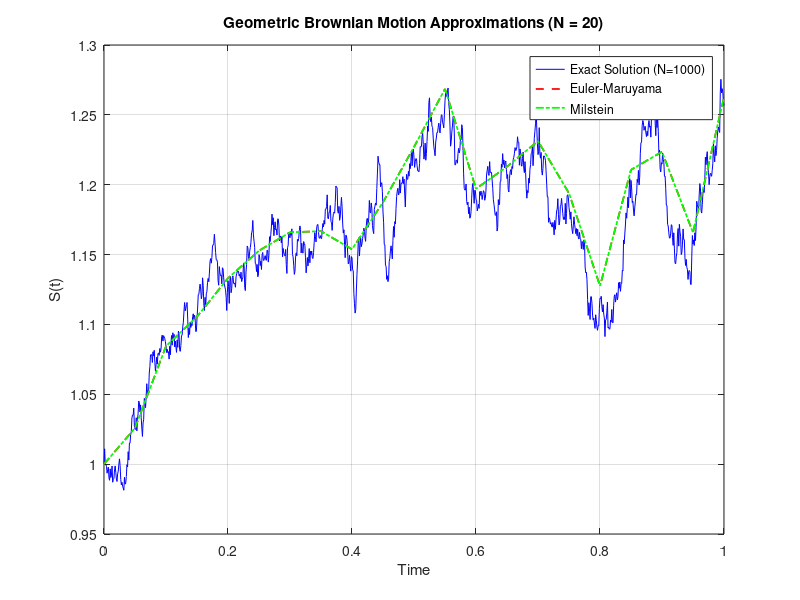
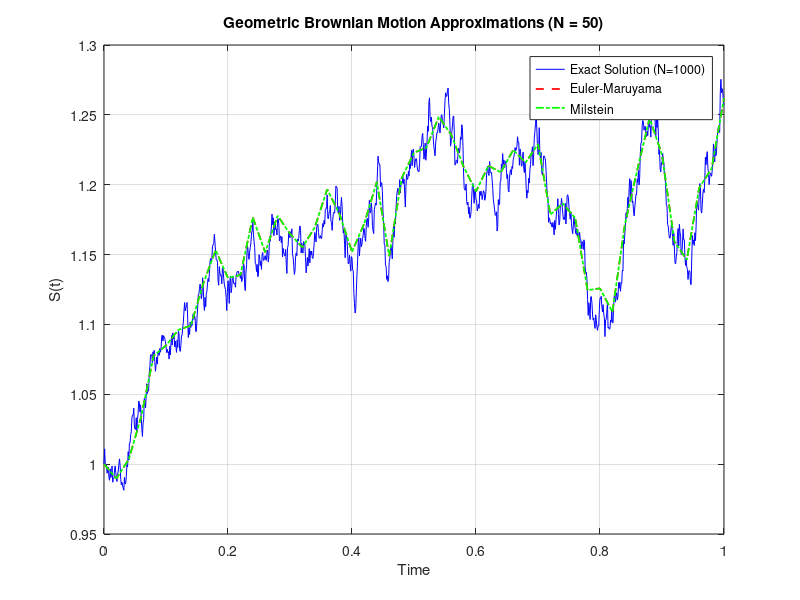
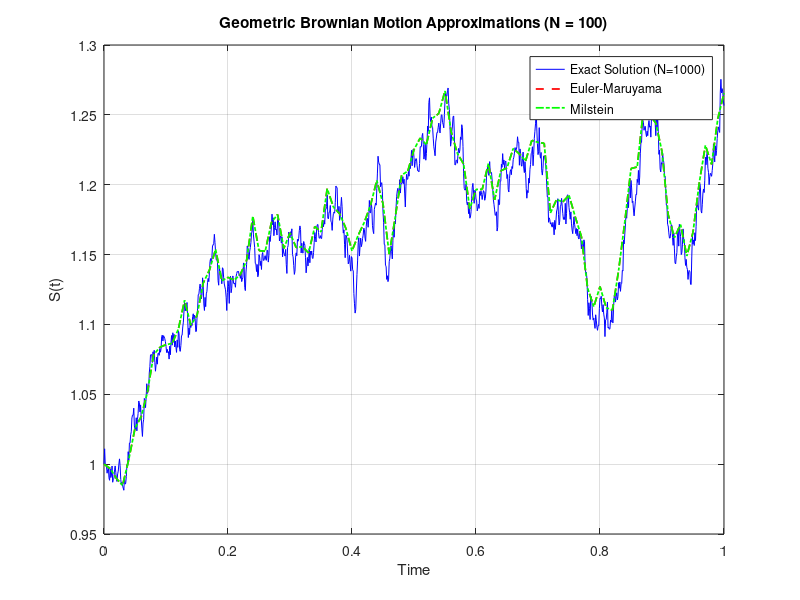
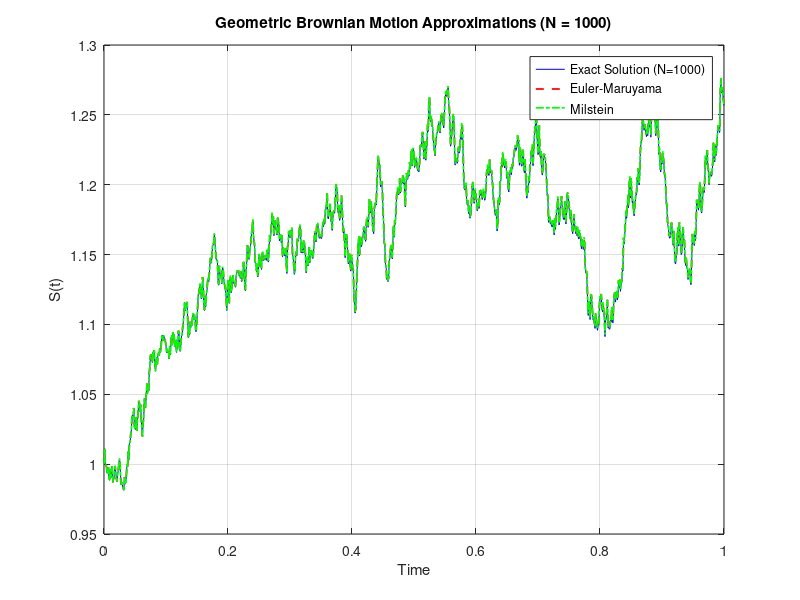

MATLAB code for these plots, in order:
% Parameters
T = 1;               
mu = 0.1;             
sigma = 0.2;          % Volatility coefficient
S0 = 1;               % Initial value of the process
N_values = [20, 50, 100,1000]; % Different time step counts for approximations
N_exact = 1000;        % Fixed time step count for exact solution
N_max = max([N_values, N_exact]); % Maximum N for Brownian motion simulation

% Simulate Brownian motion at high resolution
dt_max = T / N_max;                % Time step size for maximum N
dW_max = sqrt(dt_max) * randn(1, N_max); % Increments of Wiener process
W_max = [0, cumsum(dW_max)];       % Wiener process

% Exact solution at N_exact time steps
idx_exact = round(linspace(1, N_max+1, N_exact+1));
t_exact = linspace(0, T, N_exact+1);      % Time vector for exact solution
W_exact = W_max(idx_exact);               % Brownian motion at exact time steps
S_exact = S0 * exp((mu - 0.5 * sigma^2) * t_exact + sigma * W_exact);


% Preallocate error storage
absolute_errors_em = zeros(length(N_values), 1);
absolute_errors_milstein = zeros(length(N_values), 1);
rmse_errors_em = zeros(length(N_values), 1);
rmse_errors_milstein = zeros(length(N_values), 1);


% Loop through different N values for approximations
for idx = 1:length(N_values)
    N = N_values(idx);
    dt = T / N;                   % Time step size for approximation
    t = linspace(0, T, N+1);      % Time vector for approximation
    
    % Get indices for approximation time steps
    idx_approx = round(linspace(1, N_max+1, N+1));
    W_approx = W_max(idx_approx);              % Brownian motion at approximation steps
    dW = diff(W_approx);                       % Increments for approximation
    
    % Preallocate arrays
    S_em = zeros(1, N+1);         % Euler-Maruyama approximation
    S_milstein = zeros(1, N+1);   % Milstein approximation
    
    % Initial condition
    S_em(1) = S0;
    S_milstein(1) = S0;
    
    % Compute Euler-Maruyama and Milstein approximations
    for i = 1:N
        % Euler-Maruyama approximation
        S_em(i+1) = S_em(i) + mu * S_em(i) * dt + sigma * S_em(i) * dW(i);
        
        % Milstein approximation
        S_milstein(i+1) = S_milstein(i) + mu * S_milstein(i) * dt + sigma * S_milstein(i) * dW(i)
                          + 0.5 * sigma^2 * S_milstein(i) * (dW(i)^2 - dt);
    end
    
    % Interpolate exact solution to match approximation time steps
    S_exact_interp = interp1(t_exact, S_exact, t, 'linear');
   
 % Compute maximum absolute error
    absolute_errors_em(idx) = max(abs(S_em - S_exact_interp));
    absolute_errors_milstein(idx) = max(abs(S_milstein - S_exact_interp));

   % Compute RMSE
    rmse_errors_em(idx) = sqrt(mean((S_em - S_exact_interp).^2));
    rmse_errors_milstein(idx) = sqrt(mean((S_milstein - S_exact_interp).^2));

    % Print errors for this N
    fprintf('N = %d: Max Error (EM) = %.5f, Max Error (Milstein) = %.5f\n', ...
            N, absolute_errors_em(idx), absolute_errors_milstein(idx));
    fprintf('N = %d: RMSE (EM) = %.5f, RMSE (Milstein) = %.5f\n', ...
            N, rmse_errors_em(idx), rmse_errors_milstein(idx));



    % Plotting results
    figure;
    plot(t_exact, S_exact, 'b-', 'LineWidth', 0.7); hold on;
    plot(t, S_em, 'r--', 'LineWidth', 1.25);
    plot(t, S_milstein, 'g-.', 'LineWidth', 1.25);
    legend('Exact Solution (N=1000)', 'Euler-Maruyama', 'Milstein', 'Location', 'Best');
    xlabel('Time');
    ylabel('S(t)');
    title(sprintf('Geometric Brownian Motion Approximations (N = %d)', N));
    grid on;
end


% Plot errors against N values
figure;
loglog(N_values, absolute_errors_em, 'r-o', 'LineWidth', 1.5); hold on;
loglog(N_values, absolute_errors_milstein, 'g-s', 'LineWidth', 1.5);
loglog(N_values, rmse_errors_em, 'm-^', 'LineWidth', 1.5);
loglog(N_values, rmse_errors_milstein, 'c-v', 'LineWidth', 1.5);
legend('Max Error (Euler-Maruyama)', 'Max Error (Milstein)', ...
       'RMSE (Euler-Maruyama)', 'RMSE (Milstein)', 'Location', 'Best');
xlabel('Number of Time Steps (N) (log scale)');
ylabel('Error (log scale)');
title('Error vs Time Step Count');
grid on;

% Testing Edge Cases for N = 100
fprintf('\nTesting Edge Cases for N = 100:\n');

% Set N = 100 for testing
N_test = 100;
dt_test = T / N_test;
t_test = linspace(0, T, N_test+1);  % Time vector for N = 100
W_test = [0, cumsum(sqrt(dt_test) * randn(1, N_test))];  % Wiener process for N = 100

% Test 1: mu = 0, so we have fluctuations about S0
mu = 0; sigma = 0.2; S0=1;
S_test1 = S0 * exp(sigma * W_test); 
mean_numeric_test1 = mean(S_test1);
mean_analytical_test1 = S0;

if abs(mean_numeric_test1 - mean_analytical_test1) < 0.05
    fprintf('Test 1 (mu=0): Passed\n');
else
    fprintf('Test 1 (mu=0): Failed\n');
end

% Test 2: sigma = 0
mu = 0.1; sigma = 0; S0=1;  % Deterministic exponential growth
S_test2_numeric = S0 * exp(mu * t_test);  % Numerical solution
S_test2_analytical = S0 * exp(mu * t_test);  % Analytical solution

if max(abs(S_test2_numeric - S_test2_analytical)) < 1e-6
    fprintf('Test 2 (sigma = 0): Passed\n');
else
    fprintf('Test 2 (sigma = 0): Failed\n');
end

% Test 3: S0 = 0
mu = 0.1; sigma = 0.2; S0_test3 = 0;  % Zero initial value
S_test3 = S0_test3 * exp((mu - 0.5 * sigma^2) * t_test + sigma * W_test);  % Numerical solution

if all(S_test3 == 0)
    fprintf('Test 3 (S0 = 0): Passed\n');
else
    fprintf('Test 3 (S0 = 0): Failed\n');
end
